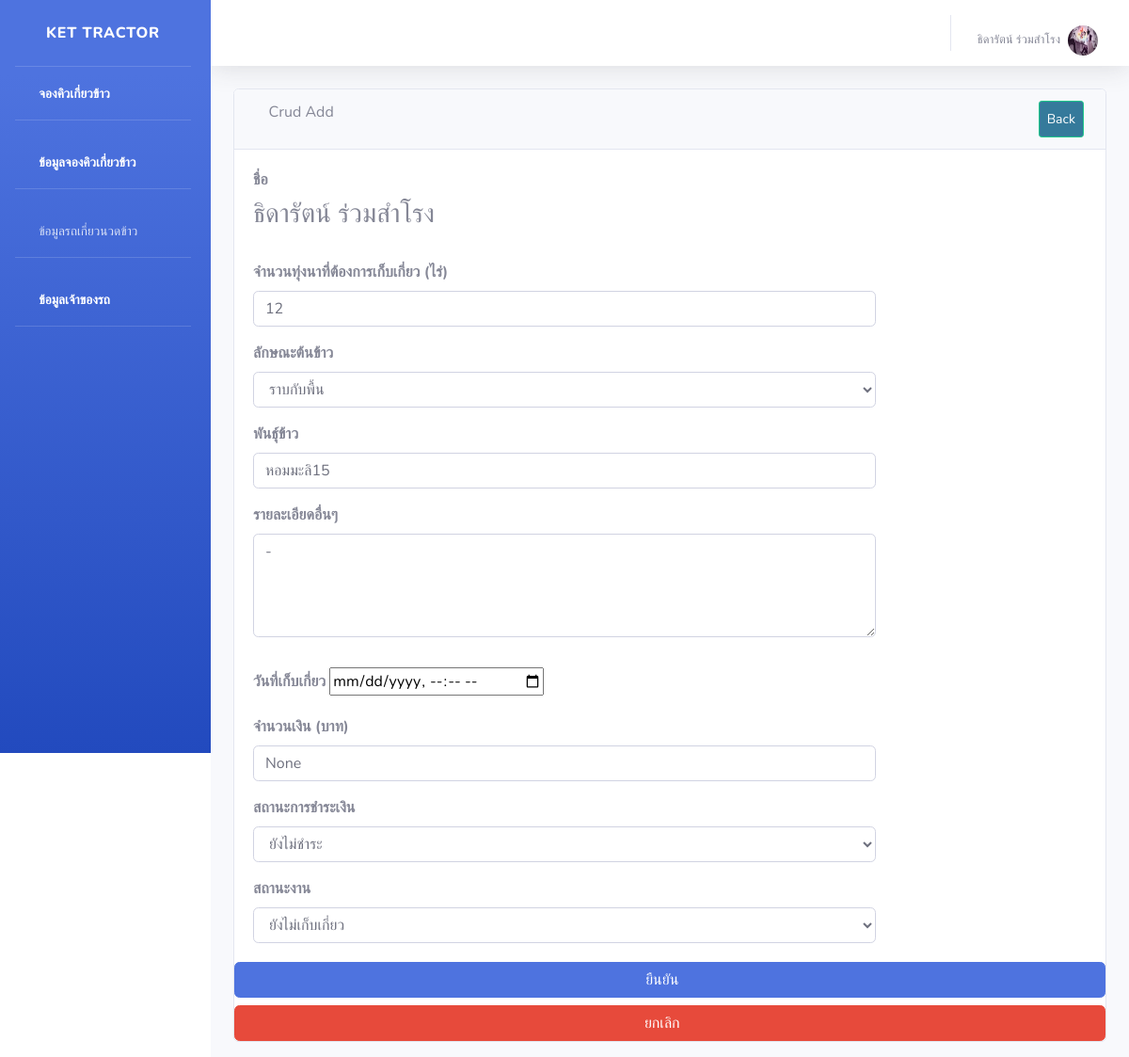
Page /editShowaddWork/2/ (signed in) on the committed database.
### api/models.py (models this page shows, shortened)
class Farmer(AbstractUser):
    id = models.AutoField(primary_key=True)
    farmer_name = models.CharField(max_length=1000, verbose_name = 'ชื่อ-สกุล')
    image = models.ImageField(upload_to='images/farmer',verbose_name = 'รูปโปรไฟล์')
    address = models.CharField(max_length=1000, verbose_name = 'ที่อยู่')
    phone = models.CharField(max_length=1000, verbose_name = 'เบอร์โทรศัพท์')
    email = models.CharField(max_length=1000)
    password = models.CharField(max_length=1000)
    def __str__(self):
        return f'{self.farmer_name}'
    class Meta:
        verbose_name = 'เกษตรกร'

class Work(models.Model):
    farmer_name = models.ForeignKey(Farmer, on_delete=models.CASCADE, null=True,  verbose_name='เกษตรกร')
    lat = models.CharField(max_length=1000, verbose_name='ละติจูด')
    lng = models.CharField(max_length=1000, verbose_name='ลองติจูด')
    area = models.CharField(max_length=1000, verbose_name='พื้นที่ (ไร่)')
    rice_type = models.ForeignKey(Rice_type, on_delete=models.CASCADE, null=True, default=1, verbose_name='ลักษณะข้าวที่จะให้เกี่ยว')
    rice = models.CharField(max_length=1000, null=True, verbose_name='พันธุ์ข้าว')
    start_time = models.DateTimeField(blank=True, null=True)
    workDetail = models.TextField(max_length=1000, null=True,  verbose_name='รายละเอียด')
    price = models.CharField(max_length=1000, null=True, verbose_name='จำนวนเงิน (บาท)')
    money_status = models.ForeignKey(Money_status, on_delete=models.CASCADE, default=1,null=True, verbose_name='สถานะการชำระเงิน') # ให้นิยามเพิ่มเติม
    work_status = models.ForeignKey(Work_status, on_delete=models.CASCADE, default=1,null=True, verbose_name='สถานะงาน') # รับ ไม่รับ จ่าย
    class Meta:
        verbose_name = 'งานที่ต้องเก็บเกี่ยว'

### api/views.py (the view)
# urls.py: path('editShowaddWork/<int:id>/',views.editShowaddWork),
def editShowaddWork(request, id=0):
    print(f'/editShowAddWork id={id}')
    work = Work.objects.get(pk=id)
    rice_type = Rice_type.objects.all()
    money_status = Money_status.objects.all()
    work_status = Work_status.objects.all()
    if request.method == 'POST':
        print(request.POST)
        form = TractorWorkForm(request.POST, request.FILES, instance=work)
        print(form.is_valid())
        if form.is_valid():
            form.save()
            work = form.instance
            messages.success(request, 'แก้ไขสำเร็จ')
            return redirect('/farmerWork')
    else:
        form = TractorWorkForm(work)
    return render(request, 'api/editShowaddWork.html' ,{
        'form': form,
        'work': work,
        'rice_type': rice_type,
        'money_status': money_status,
        'work_status': work_status,
    })

### api/form.py
class TractorWorkForm(forms.ModelForm):
    class Meta:
        model = Work
        fields = [ 'start_time', 'price', 'money_status', 'work_status' ]

### api/templates/api/editShowaddWork.html (shortened to what this page needs)
{% extends 'api/base.html' %}
{% block content %}
<div id="content-wrapper">
  <div class="container-fluid">
      <div class="card mb-3">
          <div class="card-header">
              <i class="fas fa-table"></i>
              Crud Add
              <a  class="btn btn-sm btn-success" href="/farmerWork" style="padding: 8px; float: right; background-color: rgb(53, 122, 155); color: white;">Back</a>
          </div>
          <div class="card-body">
            <form class="form-horizontal" action="/editShowaddWork/{{ work.id }}/" method="POST"  enctype="multipart/form-data">
              <div class="form-group">
                  <div class="form-row">
                      <div class="col-md-9">
                          <div class="form-label-group">
                            <label for="work.farmer_name"><b>ชื่อ</b></label><br>
                            <label name="work.farmer_name" value="{{ work.farmer_name }}"  required><h3>{{ work.farmer_name }}</h3></label>
                          </div>
                      </div>
                  </div>
              </div>
              <div class="form-group">
                  <div class="form-row">
                      <div class="col-md-9">
                          <div class="form-label-group">
                            <label for="area"><b>จำนวนทุ่งนาที่ต้องการเก็บเกี่ยว (ไร่)</b></label>
                            <input type="text" class="form-control" name="area" value="{{ work.area }}"  required>
                          </div>
                      </div>
                  </div>
              </div>
               <div class="form-group">
          <div class="form-row">
              <div class="col-md-9">
                  <div class="form-label-group">
                    <label for="exampleSelect1"><b>ลักษณะต้นข้าว</b></label>
                    <select class="form-control" id="Select" name="rice_type" required>
                      {% for c in rice_type %}
                        {% if c == work.rice_type %}
                        <option value="{{c.id}}" selected>{{ c.rice_type }}</option>
                        {% else %}
                        <option value="{{c.id}}">{{ c.rice_type }}</option>
                        {% endif %}
                      {% endfor %}
                    </select>
                  </div>
              </div>
          </div>
      </div>
              <div class="form-group">
                  <div class="form-row">
                      <div class="col-md-9">
                          <div class="form-label-group">
                            <label for="rice"><b>พันธุ์ข้าว</b></label>
                            <input type="text" class="form-control"  name="rice" value="{{ work.rice }}" required>
                          </div>
                      </div>
                  </div>
              </div>
              <div class="form-group">
              <div class="form-row">
                  <div class="col-md-9">
                      <div class="form-label-group">
                        <label for="workDetail"><b>รายละเอียดอื่นๆ</b></label>
                            <div class="form-group">
                              <textarea class="form-control" rows="4" name="workDetail" value="{{ work.workDetail }}" required>{{ work.workDetail}}</textarea >
                            </div>
                      </div>
                  </div>
              </div>
          </div>
              <div class="form-group">
                  <div class="form-row">
                      <div class="col-md-9">
                          <div class="form-label-group">
                            <label for="start_time"><b>วันที่เก็บเกี่ยว</b></label>
                            <input type="datetime-local" id="start" name="start_time" value="{{ work.start_time }}" required>
                             </div>
                      </div>
                  </div>
              </div>
           <div class="form-group">
                  <div class="form-row">
                      <div class="col-md-9">
                          <div class="form-label-group">
                            <label for="price"><b>จำนวนเงิน (บาท)</b></label>
                            <input type="text" class="form-control"  name="price" value="{{ work.price }}" required>
                          </div>
                      </div>
                  </div>
              </div>
            <div class="form-group" >
          <div class="form-row">
              <div class="col-md-9">
                  <div class="form-label-group">
                    <label for="exampleSelect1"><b>สถานะการชำระเงิน</b></label>
                    <select class="form-control" id="Select" name="money_status" required>
                      {% for c in money_status %}
                      {% if c == work.money_status %}
                      <option value="{{c.id}}" selected>{{ c.money_status }}</option>
                      {% else %}
                      <option value="{{c.id}}">{{ c.money_status }}</option>
                      {% endif %}
                      {% endfor %}
                    </select>
                  </div>
              </div>
          </div>
      </div>
      <div class="form-row">
              <div class="col-md-9">
                  <div class="form-label-group">
                    <label for="exampleSelect1"><b>สถานะงาน</b></label>
                    <select class="form-control" id="Select" name="work_status" required>
                      {% for c in work_status %}
                      {% if c == work.work_status %}
                      <option value="{{c.id}}" selected>{{ c.work_status }}</option>
                      {% else %}
                      <option value="{{c.id}}">{{ c.work_status }}</option>
                      {% endif %}
                      {% endfor %}
                    </select>
                  </div>
              </div>
          </div>
      </div>
            <button class="btn btn-primary btn-block" onclick="return confirm('ยืนยันการแก้ไข ?')" type="submit">ยืนยัน &nbsp;&nbsp;&nbsp;</button>
            <button class="btn btn-danger btn-block"  type="reset"> ยกเลิก &nbsp;&nbsp;&nbsp;</button>
          </div>
      </div>
  </div>
</div>
{% endblock %}

### api/templates/api/base.html (shortened to what this page needs)
<!DOCTYPE html>
{% load static %}
<html lang="en">
<head>
    <link rel="stylesheet" type="text/css" href="{% static 'api/css/styles.css' %}">
    <link href="{% static 'api/vendor/fontawesome-free/css/all.min.css'%}" rel="stylesheet" type="text/css">
    <link href="{% static 'api/css/sb-admin-2.min.css'%}" rel="stylesheet">
</head>
<body id="page-top">
    <div id="wrapper">
        <ul class="navbar-nav bg-gradient-primary sidebar sidebar-dark accordion" id="accordionSidebar">
            <a class="sidebar-brand d-flex align-items-center justify-content-center" href="/index">
                <div class="sidebar-brand-text mx-3">Ket Tractor</div>
            </a>
            <hr class="sidebar-divider my-0">
            {% if user.is_authenticated %}
            <li class="nav-item active">
                <a class="nav-link" href="/addWork">
                    <i class="fas fa-fw fa-tachometer-alt"></i>
                    <span>จองคิวเกี่ยวข้าว</span></a>
            </li>
             <hr class="sidebar-divider">
             <li class="nav-item active">
                <a class="nav-link" href="/showWork">
                    <i class="fas fa-fw fa-tachometer-alt"></i>
                    <span>ข้อมูลจองคิวเกี่ยวข้าว</span></a>
            </li>
            {% endif %}
           <hr class="sidebar-divider">
             <li class="nav-item">
                <a class="nav-link collapsed" href="#" data-toggle="collapse" data-target="#collapseTwo"
                    aria-expanded="true" aria-controls="collapseTwo">
                    <i class="fas fa-fw fa-cog"></i>
                    <span>ข้อมูลรถเกี่ยวนวดข้าว</span>
                </a>
             <div id="collapseTwo" class="collapse" aria-labelledby="headingTwo" data-parent="#accordionSidebar">
                    <div class="bg-white py-2 collapse-inner rounded">
             <li class="nav-item active">
             <hr class="sidebar-divider">
                <a class="nav-link" href="/profileAdmin">
                    <i class="fas fa-fw fa-tachometer-alt"></i>
                    <span>ข้อมูลเจ้าของรถ</span></a>
            </li>
            <hr class="sidebar-divider">
        </ul>
        <div id="content-wrapper" class="d-flex flex-column">
            <div id="content">
                <nav class="navbar navbar-expand navbar-light bg-white topbar mb-4 static-top shadow">
                    <ul class="navbar-nav ml-auto">
                        <li class="nav-item dropdown no-arrow">
                     {% if user.is_authenticated %}
                <a href="#" class="nav-link dropdown-toggle" data-toggle="dropdown" role="button" aria-haspopup="true"
                aria-expanded="false">
               <span class="mr-2 d-none d-lg-inline text-gray-600 small">{{user.farmer_name}}  </span>
                <img class="img-profile rounded-circle"
                src="{{user.image.url}} " >
            </a>
                        </li>
                    </ul>
                     {% else %}
                  <li class="nav-item"><a class="nav-link" href="/login">เข้าสู่ระบบ</a></li>
                  <li class="nav-item"><a class="nav-link" href="/register">สมัครสมาชิก</a></li>
                </ul>
			   	</li>
                   {% endif %}
                </nav>
                {% block content %}
                {% endblock %}
        </div>
    </div>
</body>
</html>

### api/static/api/css/styles.css (style rules this page uses)
body { font-family: "ptsans", "Lato", "Helvetica Neue", Helvetica, Arial, sans-serif; }
.btn { outline: none; color: black; background-color: transparent; box-shadow: 0 0 0 0; margin-right: 3px; }
ul { height: 100%; padding: 0px 5px 0px 20px; }
a { color: #17a2b8; }

### rows in the picture
Farmer: farmer_name "ธิดารัตน์ ร่วมสำโรง", image (picture)
Work: farmer_name "ธิดารัตน์ ร่วมสำโรง", area "12", rice "หอมมะลิ15", workDetail "-", price "None"

### other values in the picture
form field rice_type "ราบกับพื้น"
form field money_status "ยังไม่ชำระ"
form field work_status "ยังไม่เก็บเกี่ยว"
